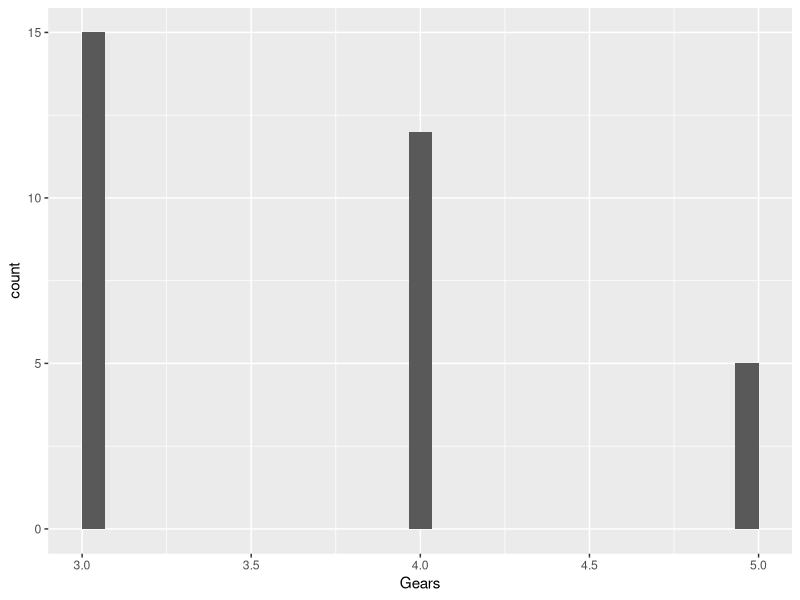
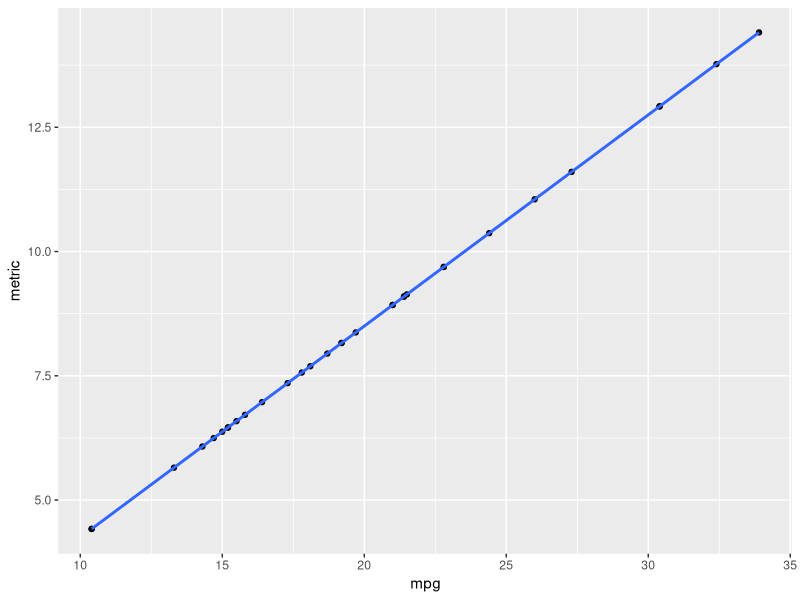
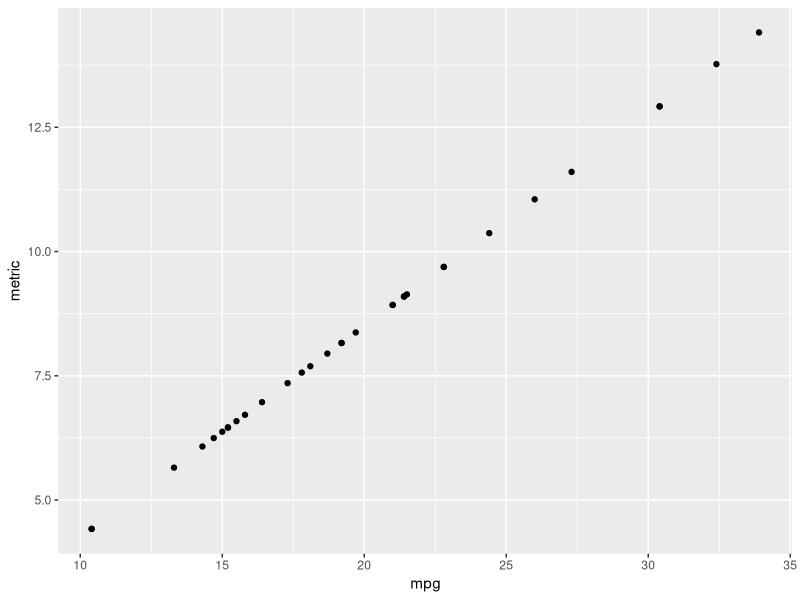

Reproduce these figures in R, in order.
install.packages("tidyverse")
install.packages("magrittr")
install.packages("dplyr")  
library(tidyverse)
library(magrittr) 
library(dplyr)  

data()

View(mtcars)

df_mpg = subset(mtcars , mtcars$mpg >30)

mtcars$metric = 0.425 * mtcars$mpg

df3 =mtcars%>%
  group_by(gear)%>%
  summarise(mean(metric))

ggplot(mtcars , aes(x = gear))+
  geom_histogram()+
  labs( x = 'Gears')

ggplot(mtcars , aes(x = mpg , y = metric ))+
  geom_point()+
  geom_smooth(method = 'lm')

ggplot(mtcars , aes(x = mpg , y = metric ))+
  geom_point()
# +scale_color_brewer(palette = 'BuGn')
